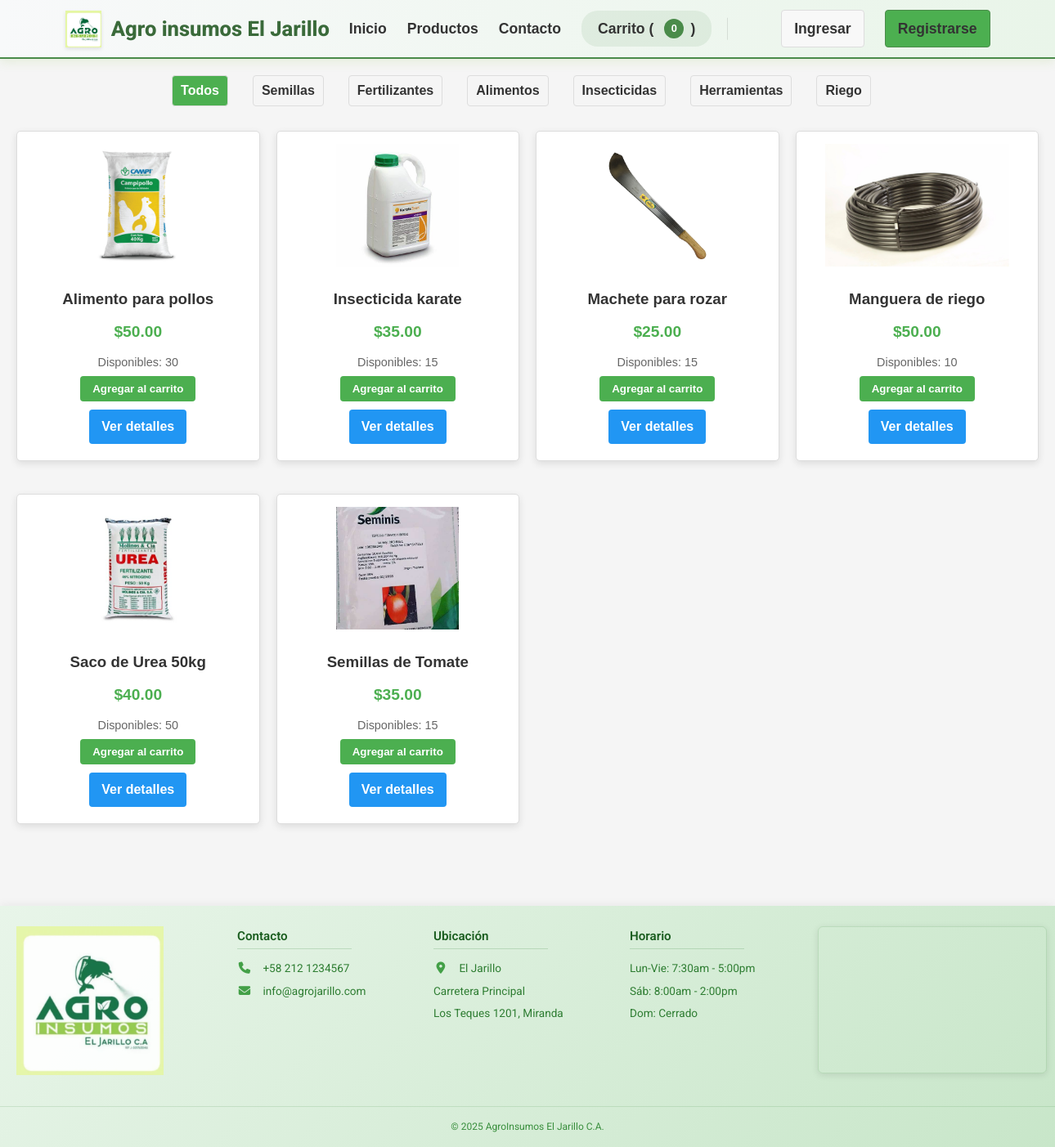
The page /productos.php on the database its author committed.
### tables this page shows
CREATE TABLE `productos` (
  `id` int(11) NOT NULL,
  `nombre` varchar(100) NOT NULL,
  `descripcion` text DEFAULT NULL,
  `precio` decimal(10,2) NOT NULL,
  `categoria` varchar(50) NOT NULL,
  `stock` int(11) NOT NULL,
  `imagen` varchar(100) DEFAULT NULL,
  `fecha_creacion` timestamp NOT NULL DEFAULT current_timestamp()
);

### productos.php (the view, shortened to what this page needs)
<?php
include 'includes/header.php';
$database = new Database();
$conn = $database->getConnection();
$categoria = $_GET['categoria'] ?? '';
$where = $categoria ? "WHERE categoria = :categoria" : "";
$sql = "SELECT * FROM productos $where ORDER BY nombre";
$stmt = $conn->prepare($sql);
$stmt->execute();
$productos = $stmt->fetchAll(PDO::FETCH_ASSOC);
?>
<!DOCTYPE html>
<html lang="es">
<head>
</head>
<body>
<div class="product-filters">
    <a href="productos.php" class="<?php echo empty($categoria) ? 'active' : ''; ?>">Todos</a>
    <a href="productos.php?categoria=semillas" class="<?php echo $categoria == 'semillas' ? 'active' : ''; ?>">Semillas</a>
    <a href="productos.php?categoria=fertilizantes" class="<?php echo $categoria == 'fertilizantes' ? 'active' : ''; ?>">Fertilizantes</a>
    <a href="productos.php?categoria=alimentos" class="<?php echo $categoria == 'alimentos' ? 'active' : ''; ?>">Alimentos</a>
    <a href="productos.php?categoria=Insecticidas" class="<?php echo $categoria == 'Insecticidas' ? 'active' : ''; ?>">Insecticidas</a>
    <a href="productos.php?categoria=Herramientas" class="<?php echo $categoria == 'Herramientas' ? 'active' : ''; ?>">Herramientas</a>
    <a href="productos.php?categoria=Riego" class="<?php echo $categoria == 'Riego' ? 'active' : ''; ?>">Riego</a>
</div>
<div class="products-grid">
    <?php foreach($productos as $producto): ?>
    <div class="product-card">
        <?php
        $imagenMostrar = 'assets/img/products/default.jpg';
        if (!empty($producto['imagen'])) {
            $rutaImagen = 'assets/images/productos/' . basename($producto['imagen']);
            if (file_exists($rutaImagen)) {
                $imagenMostrar = $rutaImagen;
            } elseif (file_exists($producto['imagen'])) {
                $imagenMostrar = $producto['imagen'];
            }
        }
        ?>
        <img src="<?php echo $imagenMostrar; ?>" alt="<?php echo htmlspecialchars($producto['nombre']); ?>">
        <h3><?php echo htmlspecialchars($producto['nombre']); ?></h3>
        <p class="price">$<?php echo number_format($producto['precio'], 2); ?></p>
        <p class="stock">Disponibles: <?php echo $producto['stock']; ?></p>
        <button class="btn add-to-cart" data-id="<?php echo $producto['id']; ?>">Agregar al carrito</button>
        <a href="detalle_producto.php?id=<?php echo $producto['id']; ?>" class="btn-details">Ver detalles</a>
    </div>
    <?php endforeach; ?>
</div>
<?php include 'includes/footer.php'; ?>
</body>
</html>

### assets/css/style.css (style rules this page uses)
:root { --primary: #4a8c2a; --primary-dark: #3a6e20; --secondary: #f5a623; --light: #f9f9f9; --dark: #333; --gray: #ddd; --white: #fff; }
* { margin: 0; padding: 0; box-sizing: border-box; }
body { font-family: 'Open Sans', sans-serif; color: var(--dark); line-height: 1.6; background-color: #f5f5f5; }
:root { --primary: #4a8b4a; --primary-dark: #3a6a3a; --dark: #333; --light: #f8f9fa; }
.btn { display: inline-block; background-color: var(--primary); color: var(--white); padding: 10px 20px; border-radius: 5px; text-decoration: none; font-weight: 600; transition: background-color 0.3s; border: none; cursor: pointer; }
.btn-details { display: inline-block; color: var(--primary); padding: 8px 15px; border: 1px solid var(--primary); border-radius: 5px; text-decoration: none; font-weight: 600; transition: all 0.3s; margin-top: 10px; }
.categories-grid, .products-grid { display: grid; grid-template-columns: repeat(auto-fill, minmax(280px, 1fr)); gap: 40px; padding-left: 20px; padding-right: 20px; margin-bottom: 80px; }
.category-card, .product-card { background-color: var(--white); border-radius: 8px; overflow: hidden; box-shadow: 0 3px 10px rgba(0,0,0,0.1); transition: transform 0.3s; text-align: center; padding: 25px; margin-bottom: 20px; }
.category-card img, .product-card img { width: 100%; height: 200px; object-fit: cover; border-radius: 5px; margin-bottom: 18px; }
.price { font-size: 1.2rem; font-weight: 700; color: var(--primary); margin: 10px 0; }
.stock { color: #666; font-size: 0.9rem; }
.product-filters { display: flex; justify-content: center; gap: 15px; margin-bottom: 30px; flex-wrap: wrap; }
.product-filters a { padding: 8px 15px; border-radius: 20px; text-decoration: none; color: var(--dark); font-weight: 600; transition: all 0.3s; }
.product-filters a.active, .product-filters a:hover { background-color: var(--primary); color: var(--white); }
body { font-family: Arial, sans-serif; margin: 0; padding: 0; background-color: #f5f5f5; color: #333; }
a { color: #2e7d32; text-decoration: none; }

### productos.php (style rules this page uses)
.product-filters { margin-top: 20px; }
.product-filters a { margin-right: 15px; padding: 5px 10px; text-decoration: none; color: #333; border: 1px solid #ddd; border-radius: 4px; }
.product-filters a.active { background-color: #4CAF50; color: white; }
.products-grid { display: grid; grid-template-columns: repeat(auto-fill, minmax(250px, 1fr)); gap: 20px; margin-top: 20px; }
.product-card { border: 1px solid #ddd; padding: 15px; border-radius: 5px; text-align: center; }
.product-card img { max-width: 100%; height: 150px; object-fit: contain; }
.price { font-weight: bold; color: #4CAF50; font-size: 1.2em; }
.btn { background-color: #4CAF50; color: white; padding: 8px 15px; border: none; border-radius: 4px; cursor: pointer; margin: 5px; }
.btn-details { background-color: #2196F3; color: white; padding: 8px 15px; border: none; border-radius: 4px; cursor: pointer; text-decoration: none; display: inline-block; margin: 5px; }

### rows shown on the page
productos: imagen (picture), nombre "Alimento para pollos", precio "50.00", stock "30"
productos: imagen (picture), nombre "Insecticida karate", precio "35.00", stock "15"
productos: imagen (picture), nombre "Machete para rozar", precio "25.00", stock "15"
productos: imagen (picture), nombre "Manguera de riego", precio "50.00", stock "10"
productos: imagen (picture), nombre "Saco de Urea 50kg", precio "40.00", stock "50"
productos: imagen (picture), nombre "Semillas de Tomate", precio "35.00", stock "15"
